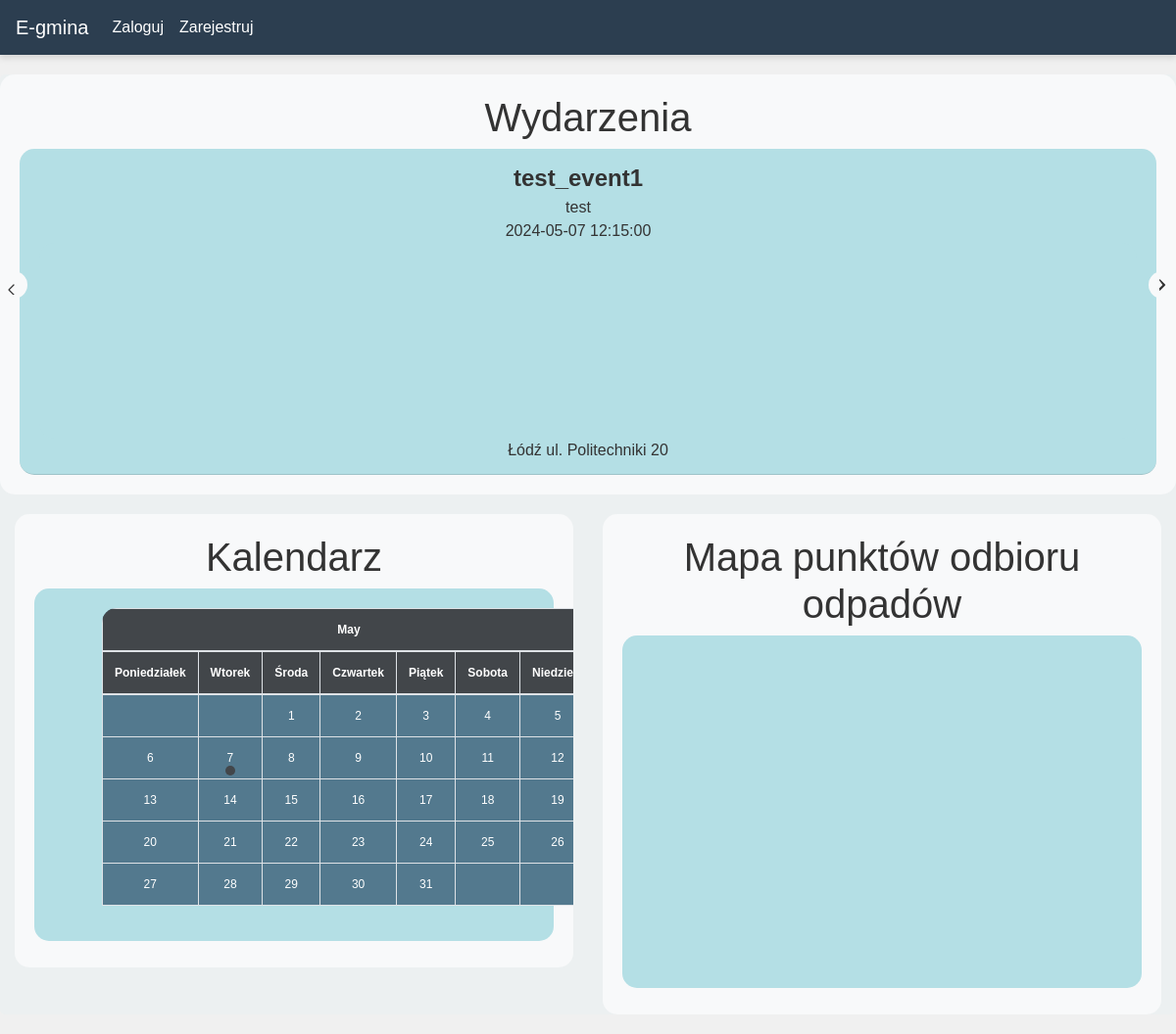
The page / on the database its author committed.
### website/models.py (models this page shows)
class Event(db.Model):
    id = db.Column(db.Integer, primary_key=True)
    data = db.Column(db.String(10000))
    date = db.Column(db.DateTime(timezone=True), default=func.now())
    place = db.Column(db.String(150))
    name = db.Column(db.String(150))
    status = db.Column(db.String(50), default='pending')
    user_id = db.Column(db.Integer, db.ForeignKey('user.id'))

### website/views.py (the view)
@views.route('/', methods=['GET', 'POST'])
def home():
    today = datetime.date.today()
    current_month = today.strftime("%B")
    year = today.year
    month = today.month
    month_events = get_month_events(year, month)
    accepted_month_events = [event for event in month_events if event.status == 'accepted']
    weeks = generate_calendar(year, month, accepted_month_events)
    accepted_events = Event.query.filter_by(status='accepted').all()
    markers = MapMarker.query.all()  # Pobieramy wszystkie znaczniki z bazy danych
    return render_template("home.html", calendar=weeks, current_month=current_month, user=current_user,
                           accepted_events=accepted_events, markers=markers)

### website/views.py (called while the page is built)
def get_month_events(year, month):
    start_date = datetime.date(year, month, 1)
    end_date = datetime.date(year, month, calendar.monthrange(year, month)[1])
    month_events = Event.query.filter(Event.date.between(start_date, end_date)).all()
    return month_events

def generate_calendar(year, month, month_events):
    cal = calendar.monthcalendar(year, month)
    weeks = []
    for week in cal:
        current_week = []
        for day in week:
            events_for_day = [event for event in month_events if event.date.day == day]
            current_week.append((day, events_for_day))
        weeks.append(current_week)
    return weeks

### website/templates/home.html (shortened to what this page needs)
{% extends "base.html" %}
{% block content %}
<div class="row">
    <div class="col-md-12">
        <h1>Wydarzenia</h1>
        <div class="events-wrapper">
            <ul class="list-group list-group-flush" id="Events">
                {% for event in accepted_events %}
                <li class="list-group-item event-item">
                    <div class="event-details">
                        <strong class="event-name">{{ event.name }}</strong><br>
                        <div class="event-description">
                            {{ event.data }}<br>
                            {{ event.date }}<br>
                        </div>
                    </div>
                    <div class="event-location">
                        <div id="map-{{ event.id }}" class="mapa" style="height: 200px"></div>
                         {{ event.place }}<br>
                    </div>
                </li>
                {% endfor %}
            </ul>
            <div class="left-arrow" style="position: absolute; top: 50%; transform: translateY(-50%); left: 0; cursor: pointer;">
                <svg xmlns="http://www.w3.org/2000/svg" width="32" height="32" fill="currentColor" class="bi bi-chevron-left" viewBox="0 0 16 16">
                    <path fill-rule="evenodd" d="M3.646 12.354a.5.5 0 0 1 0-.708l4-4a.5.5 0 0 1 .708.708L4.707 12l3.647 3.646a.5.5 0 0 1-.708.708l-4-4a.5.5 0 0 1 0-.708z"/>
                </svg>
            </div>
            <div class="right-arrow" style="position: absolute; top: 50%; transform: translateY(-50%); right: 0; cursor: pointer;">
                <svg xmlns="http://www.w3.org/2000/svg" width="32" height="32" fill="currentColor" class="bi bi-chevron-right" viewBox="0 0 16 16">
                    <path fill-rule="evenodd" d="M5.646 12.354a.5.5 0 0 0 .708 0l4-4a.5.5 0 0 0 0-.708l-4-4a.5.5 0 0 0-.708.708L8.293 8 5.646 10.646a.5.5 0 0 0 0 .708z"/>
                </svg>
            </div>
        </div>
    </div>
</div>
<div class="row">
    <div class="col-md-6">
        {% include 'calendar_home.html' %}
    </div>
    <div class="col-md-6">
        {% include 'maps_home.html' %}
    </div>
</div>
{% endblock %}

### website/templates/base.html (style rules this page uses)
body { background-color: #f0f0f0; color: #333; }

### website/templates/home.html (style rules this page uses)
.col-md-12 { background-color: #f8f9fa; color: #333333; text-align: center; padding: 20px; border-radius: 15px; }
.list-group-item.event-item { position: relative; background-color: #b4dfe5; color: #333333; justify-content: center; align-items: center; border-radius: 15px; }
.mapa { background-color: #b4dfe5; border-radius: 15px; }
.row { margin-top: 20px; }
.event-item { display: none; }
.event-item:first-child { display: block; }
.left-arrow, .right-arrow { position: absolute; top: 50%; transform: translateY(-50%); cursor: pointer; width: 28px; height: 28px; background-color: #f8f9fa; border-radius: 50%; display: flex; justify-content: center; align-items: center; }
.left-arrow svg, .right-arrow svg { width: 20px; height: 20px; fill: #333333; }
.event-item { display: flex; justify-content: space-between; align-items: center; }
.event-name { font-size: 24px; font-weight: bold; margin-bottom: 10px; }
.event-details { flex-grow: 1; margin-right: 20px; }

### website/templates/maps_home.html (style rules this page uses)
body { font-family: Arial, sans-serif; margin: 0; padding: 0; }

### rows shown on the page
Event: name "test_event1", data "test", date "2024-05-07 12:15:00", {{ event.id }} 2 (drawn), place "Łódź ul. Politechniki 20"

### other values the page prints
{{ day }} "1" "2" "3" "4" "5" "6" "7" "8" "9" "10" "11" "12" "13" "14" "15" "16" "17" "18" "19" "20" "21" "22" "23" "24" "25" "26" "27" "28" "29" "30" "31"
